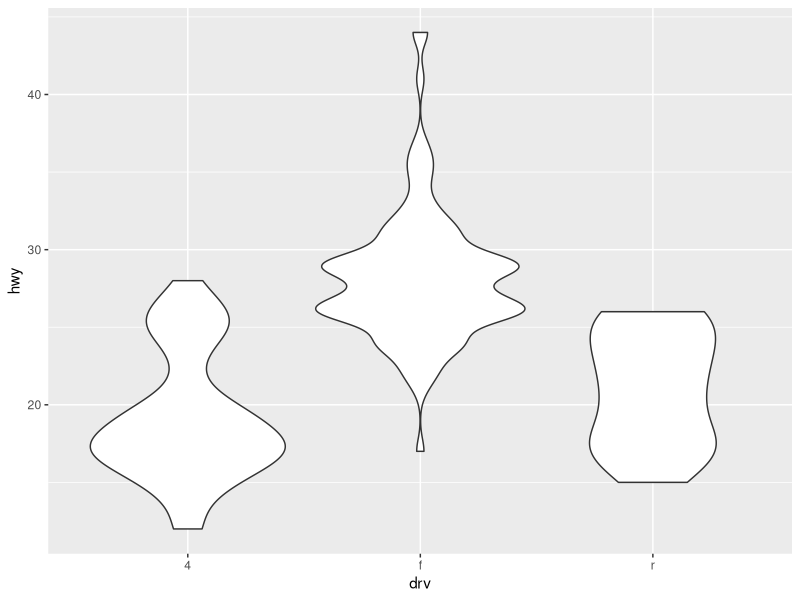
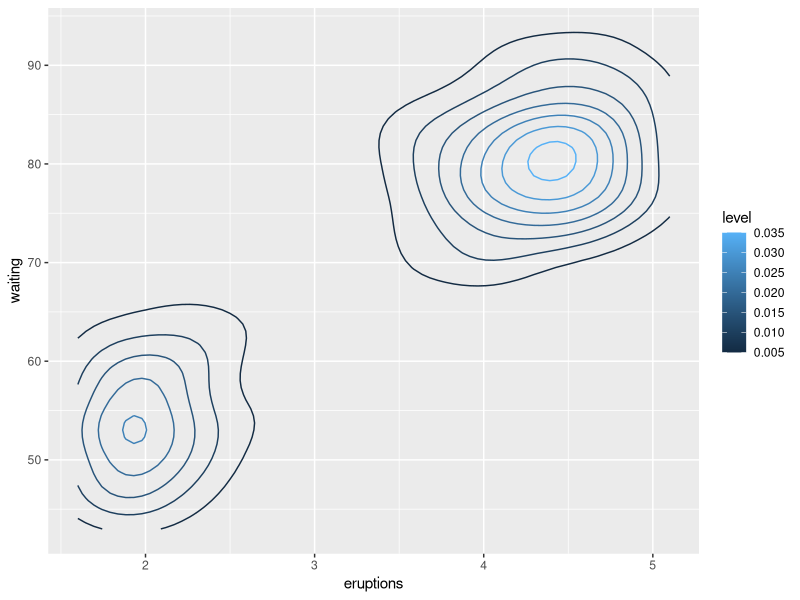
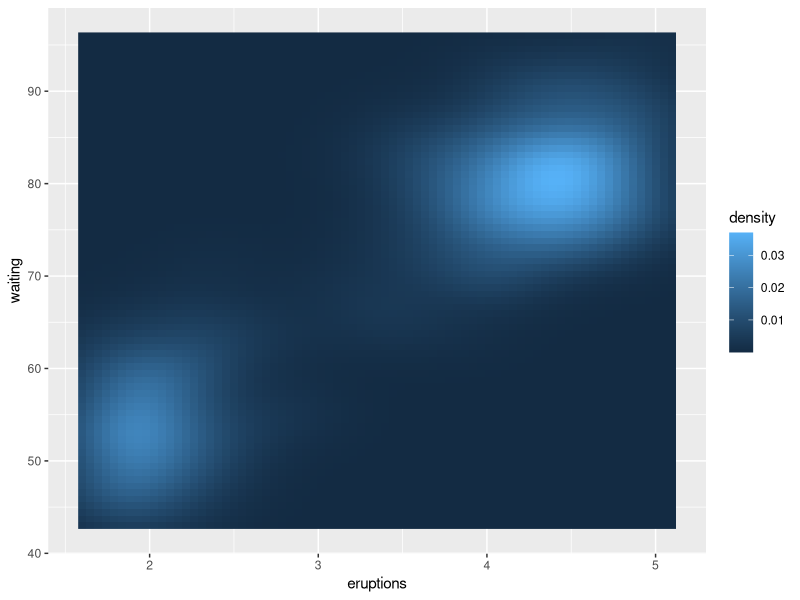
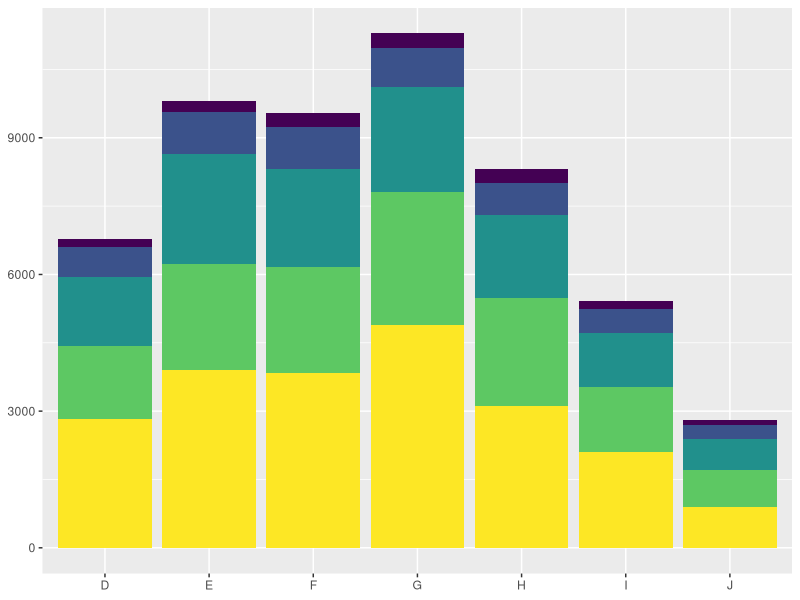
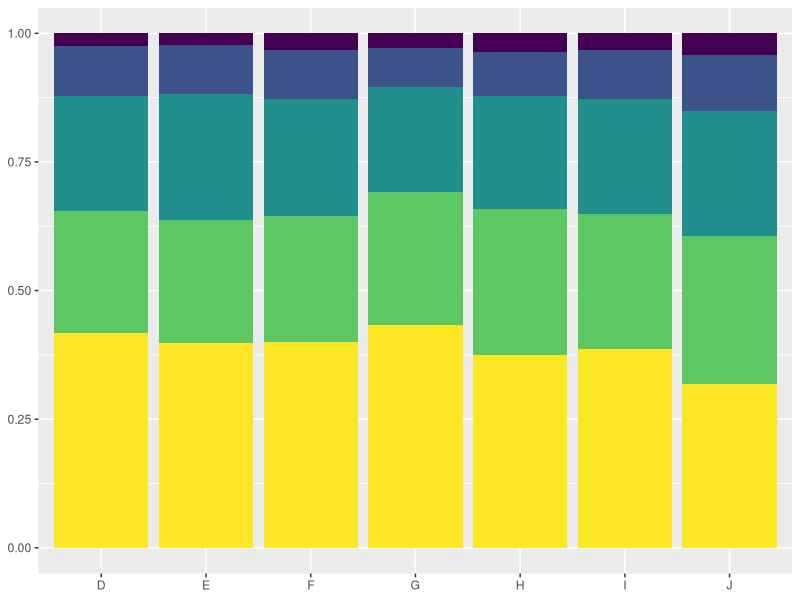
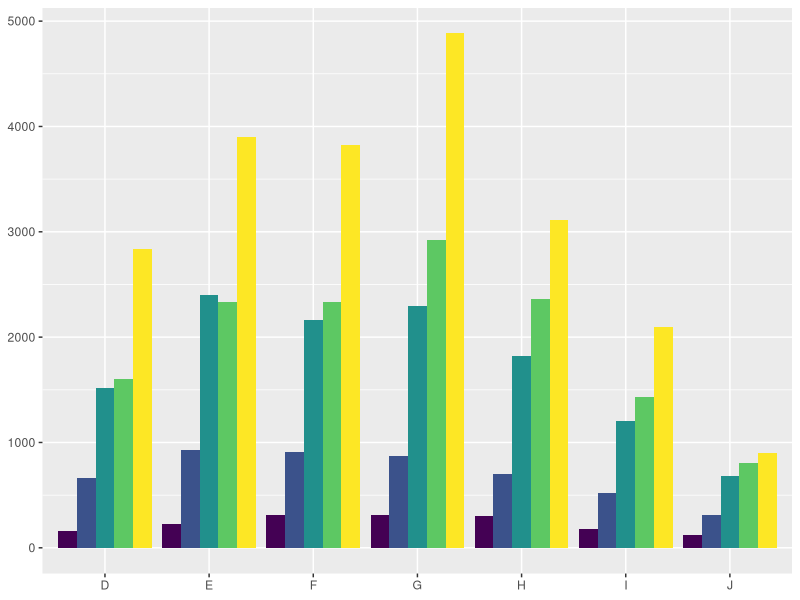
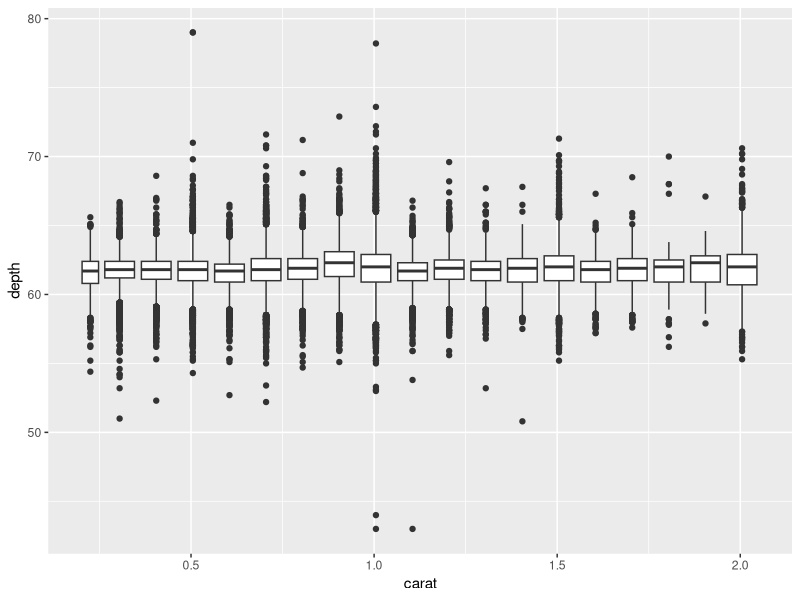
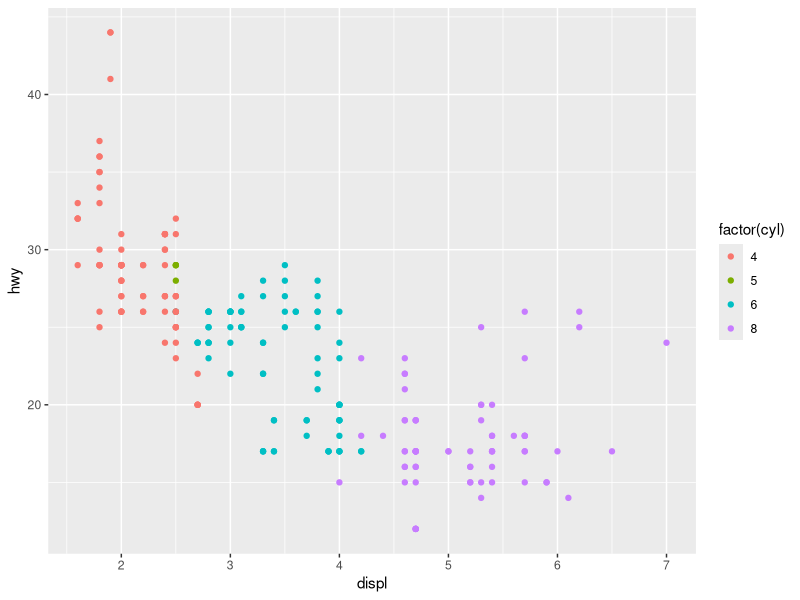

The R source for these figures, in order:
## ---- chunk 1
options(htmltools.dir.version = FALSE)
## ---- chunk 2
library(ggplot2)
ggplot(mpg, aes(drv, hwy)) + geom_violin()
## ---- chunk 3

ggplot(faithfuld, aes(eruptions, waiting)) +
 geom_contour(aes(z = density, colour = ..level..))


## ---- chunk 4

ggplot(faithfuld, aes(eruptions, waiting)) +
  geom_raster(aes(fill = density))

## ---- chunk 5

dplot <- ggplot(diamonds, aes(color, fill = cut)) +
  xlab(NULL) + ylab(NULL) + theme(legend.position = "none")

dplot + geom_bar()


## ---- chunk 6

dplot <- ggplot(diamonds, aes(color, fill = cut)) +
  xlab(NULL) + ylab(NULL) + theme(legend.position = "none")

dplot + geom_bar(position = "fill")


## ---- chunk 7

dplot <- ggplot(diamonds, aes(color, fill = cut)) +
  xlab(NULL) + ylab(NULL) + theme(legend.position = "none")

dplot + geom_bar(position = "dodge")


## ---- chunk 8
ggplot(diamonds, aes(carat, depth)) +
  geom_boxplot(aes(group = cut_width(carat, 0.1))) +
  xlim(NA, 2.05)
## ---- chunk 9

ggplot(mpg, aes(displ, hwy, colour = factor(cyl))) +
  geom_point()

## ---- chunk 10

df <- data.frame(x = 1:3, y = 1:3)
base <- ggplot(df, aes(x, y)) + geom_point()
print(base)
## ---- chunk 11

base + scale_x_continuous(limits = c(1.5, 2.5))

## ---- chunk 12
base + scale_x_continuous(limits = c(0, 4))
## ---- chunk 13

base <- ggplot(mpg, aes(displ, hwy)) +
  geom_point() +
  geom_smooth()

base
## ---- chunk 14
base + scale_x_continuous(limits = c(5, 7))


## ---- chunk 15
mpg2 <- subset(mpg, cyl != 5 & drv %in% c("4", "f") & class != "2seater")
base <- ggplot(mpg2, aes(displ, hwy)) +
  geom_blank() +
  xlab(NULL) +
  ylab(NULL)

base + facet_wrap(~class, ncol = 3)
base + facet_wrap(~class, ncol = 3, as.table = FALSE)

## ---- chunk 16
base <- ggplot(mpg, aes(cty, hwy, color = factor(cyl)))+
  geom_jitter() +
  geom_abline(colour = "grey50", size = 2)
base
## ---- chunk 17
labelled <- base +
  labs(x = "city mileage/gallon",y = "highway mileage/gallon",
    colour = "cylinders", title = "Highway and city mileage are highly correlated") +
  scale_color_brewer(type = "seq", palette="Spectral")
labelled
## ---- chunk 18
styled <- labelled +
  theme_bw() +
  theme(
    plot.title = element_text(face = "bold", size = 12),
    legend.background = element_rect(fill = "white", size = 4, colour = "white"),
    legend.justification = c(0, 1),legend.position = c(0, 1),
    axis.ticks = element_line(colour = "grey70", size = 0.2),
    panel.grid.major = element_line(colour = "grey70", size = 0.2),
    panel.grid.minor = element_blank())
styled
